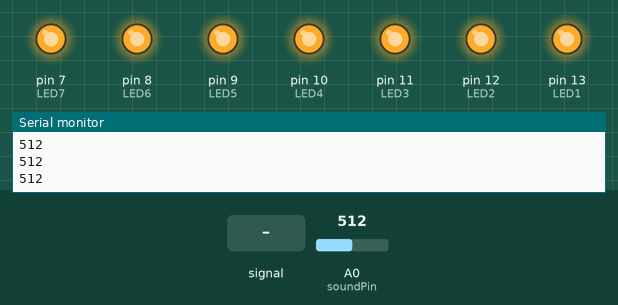
Recording of a sketch running on a simulated Arduino Uno, built with avr-gcc and run on an emulated ATmega328P. On the bench: output pins drawn as LEDs (lit = HIGH), the last lines printed to the serial monitor. Dashed ring = blinking. The inputs (shaded band) are chosen by the test bench; at power-on: A0 (soundPin) = 512.

Above: at 1.2 s.
1.3 s: A0 (soundPin) fed a 200 Hz sine of ±255 counts around its level
At 1.54 s:
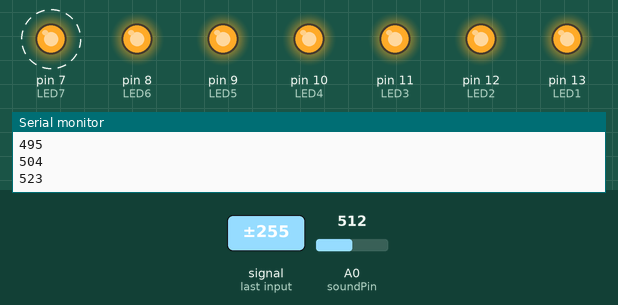
4.3 s: A0 (soundPin) set to 390
At 5.5 s:
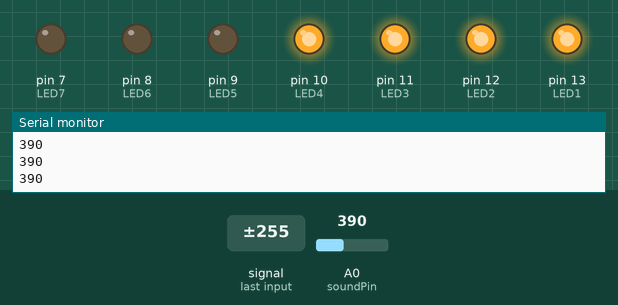
5.8 s: A0 (soundPin) fed a 2 Hz sine of ±306 counts around its level
At 7.67 s:
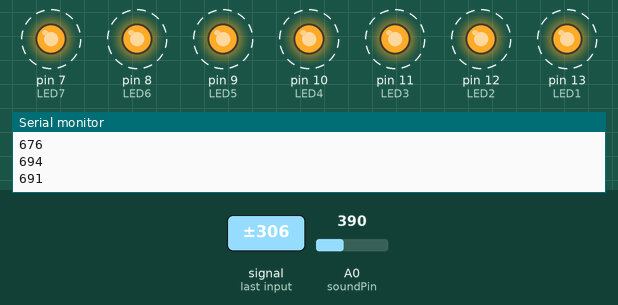
8.8 s: A0 (soundPin) set to 410
At 9.4 s:
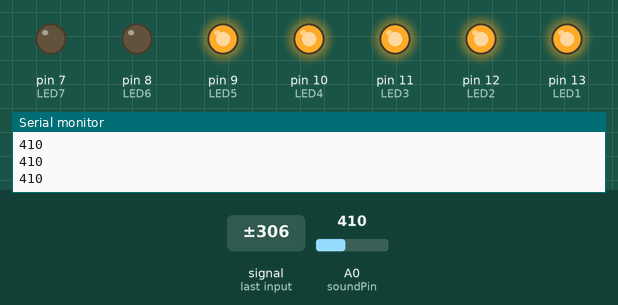
10.3 s: A0 (soundPin) fed a 50 Hz sine of ±306 counts around its level
At 11.3 s:
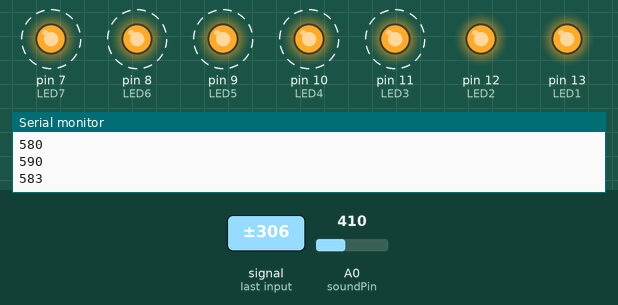
13.3 s: A0 (soundPin) set to 340
At 14.3 s:
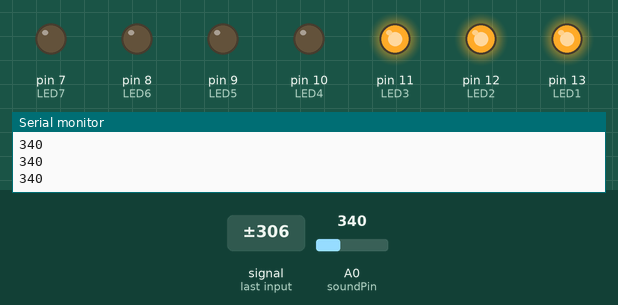
Timing chart, 0 to 15.8 s (numbered marks = the images above; inputs shaded):
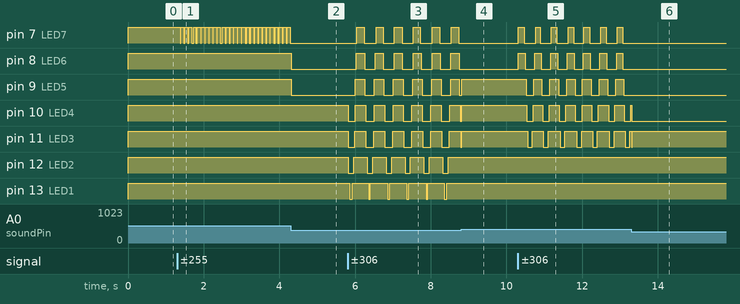

Measured:
- after the input at 1.3 s, pin 7 (LED7): alternates HIGH for 0.08 s and LOW for 0.02 s, starting after 0.07 s
- after the input at 4.3 s, pin 7 (LED7): stops changing and stays LOW; pin 8 (LED6), pin 9 (LED5): HIGH → LOW at once
- after the input at 5.8 s, pin 7 (LED7): alternates HIGH for 0.19 s and LOW for 0.31 s, starting after 0.25 s; pin 8 (LED6): alternates HIGH for 0.21 s and LOW for 0.29 s, starting after 0.23 s
- after the input at 8.8 s, pin 7 (LED7), pin 8 (LED6): stops changing and stays LOW; pin 12 (LED2), pin 13 (LED1): stops changing and stays HIGH
- after the input at 10.3 s, pin 7 (LED7): alternates HIGH for 0.15 s and LOW for 0.29 s, starting at once; pin 8 (LED6): alternates HIGH for 0.19 s and LOW for 0.25 s, starting at once
- after the input at 13.3 s, pin 7 (LED7), pin 8 (LED6), pin 9 (LED5): stops changing and stays LOW

The sketch:

music_response.ino
```cpp
#include <Arduino_BuiltIn.h>

int LED1 = 13;
int LED2 = 12;
int LED3 = 11;
int LED4 = 10;
int LED5 = 9;
int LED6 = 8;
int LED7 = 7;
int soundPin = A0;

void setup() {
  // put your setup code here, to run once:

Serial.begin(9600);
pinMode(LED1, OUTPUT);
pinMode(LED2, OUTPUT);
pinMode(LED3, OUTPUT);
pinMode(LED4, OUTPUT);
pinMode(LED5, OUTPUT);
pinMode(LED6, OUTPUT);
pinMode(LED7, OUTPUT);
}

void loop() {
  // put your main code here, to run repeatedly:
  long sum = 0;
//instead of parenthesis () put angle bracket as YouTube description does not allow angle bracket
for(int i=0; i < 100; i++) // taking 100 sample of sound
{
sum += analogRead(soundPin);
}

sum = sum/100; // average the sample of sound

if (sum >= 100) digitalWrite(LED1, HIGH); else digitalWrite(LED1, LOW);
if (sum >= 200) digitalWrite(LED2, HIGH); else digitalWrite(LED2, LOW);
if (sum >= 300) digitalWrite(LED3, HIGH); else digitalWrite(LED3, LOW);
if (sum >= 350) digitalWrite(LED4, HIGH); else digitalWrite(LED4, LOW);
if (sum >= 400) digitalWrite(LED5, HIGH); else digitalWrite(LED5, LOW);
if (sum >= 450) digitalWrite(LED6, HIGH); else digitalWrite(LED6, LOW);
if (sum >= 500) digitalWrite(LED7, HIGH); else digitalWrite(LED7, LOW);

delay(10);
Serial.println(sum);

}
```
